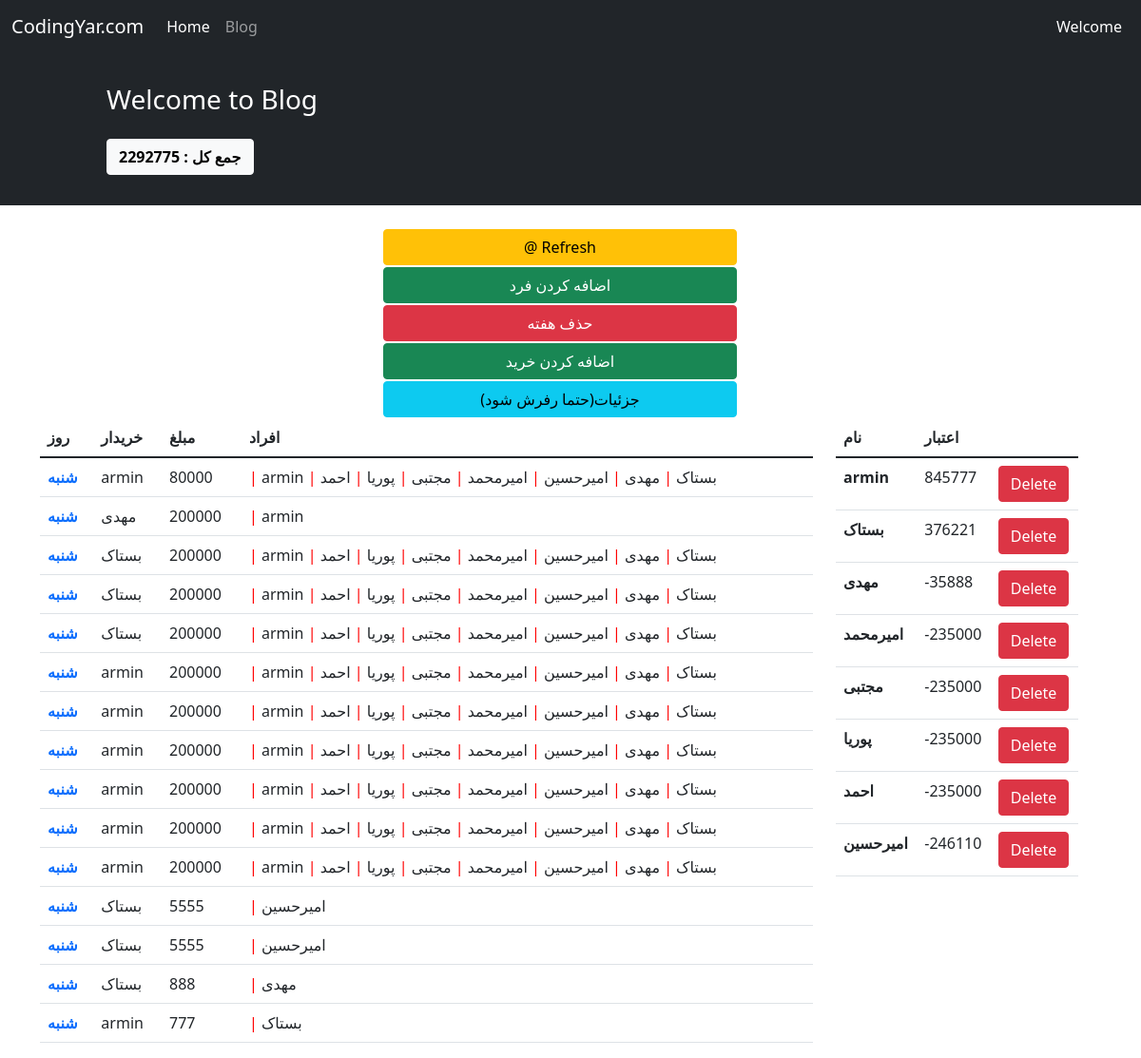
Screenshot of /17/refresh/ with the database file from the repository.
### hesab/models.py (models this page shows, shortened)
class Shopping(models.Model):
    CHOICES = (('0', 'شنبه'),
               ('1', 'یکشنبه'),
               ('2', 'دوشنبه'),
               ('3', 'سه شنبه'),
               ('4', 'چهارشنبه'),
               ('5', 'پنج شنبه'),
               ('6', 'جمعه')
               )
    name = models.CharField(choices=CHOICES, max_length=100, default=0)
    week = models.ForeignKey(Week, on_delete=models.CASCADE, related_name='weekshopping', null=True)
    day = models.DateField(auto_now_add=True)
    buyer = models.ForeignKey(User, on_delete=models.CASCADE, related_name='usershopping')
    consumer = models.ManyToManyField(User,default=(1,2,3,4,5,6,7,8))
    amount = models.IntegerField()
    goods = models.CharField(max_length=500,default='غذا')

class Money(models.Model):
    user = models.ForeignKey(User, on_delete=models.CASCADE, related_name='usermoney')
    week = models.ForeignKey(Week, on_delete=models.CASCADE, related_name='weekmoney')
    money = models.IntegerField(default=0)

### hesab/views.py (the view)
# urls.py: path('<int:pk>/refresh/', views.refresh, name='refresh'),
def refresh(request, pk):
    week = Week.objects.get(id=pk)
    all_money = Money.objects.filter(week=week).order_by('-money')
    shopping = Shopping.objects.filter(week=week).order_by('name')
    moneys = Money.objects.filter(week=week)
    chosen_shopping = Shopping.objects.filter(week=week)
    m = 0
    for money in moneys:
        m+=1
        my_money = 0
        chosen_shopping_buyer = Shopping.objects.filter(week=week, buyer=money.user)
        for shop in chosen_shopping_buyer:
            my_money += int(shop.amount)
        for shop in chosen_shopping:
            numbers = shop.consumer.all().count()
            if money.user in shop.consumer.all():
                my_money -= int(shop.amount / numbers)
            Money.objects.filter(user=money.user, week=week).update(money=my_money)
    sum = 0
    for s in shopping:
        sum += s.amount
    Week.objects.filter(id=pk).update(sum=sum)
    try:
        return render(request, 'hesab/week_details.html', {'week': week, 'sum': week.sum, 'shopping': shopping,'all_money':all_money})
    except:
        return render(request, 'hesab/week_details.html', {'week': week, 'sum': week.sum, 'shopping': shopping})

### hesab/templates/hesab/week_details.html (shortened to what this page needs)
{% extends '_base.html' %}
{% block extra %}
    <p class="btn btn-light"><b>جمع کل : </b><b>{{ sum }} </b></p>
{% endblock extra %}
{% block content %}
    <div class="container mt-4">
        <div class="row">
            <div class="row">
                <div class="col-md-4"></div>
                <a class="btn btn-warning col-md-4" type="submit" href="{% url 'refresh' week.id %}"
                   style="margin: 1px">@
                    Refresh</a>
            </div>
            <div class="row">
                <div class="col-md-4"></div>
                <a class="btn btn-success col-md-4" type="submit" href="{% url 'create_money' week.id %}"
                   style="margin: 1px">اضافه
                    کردن فرد</a>
            </div>
            <div class="row">
                <div class="col-md-4"></div>
                <a class="btn btn-danger col-md-4" type="submit" href="{% url 'delete_week' week.id %}"
                   style="margin: 1px">حذف هفته</a>
            </div>
            <div class="row">
                <div class="col-md-4"></div>
                <a class="btn btn-success col-md-4" type="submit" href="{% url 'create_shopping' week.id %}"
                   style="margin: 1px">اضافه
                    کردن خرید</a>
            </div>
            <div class="row">
                <div class="col-md-4"></div>
                <a class="btn btn-info col-md-4" type="submit" href="{% url 'last_hesab_refresh' week.id %}"
                   style="margin: 1px">(حتما رفرش شود)جزئیات
                </a>
            </div>
            <div class=" row">
                <div class="col-9">
                    <table class="table table-hover">
                        <thead>
                        <tr>
                            <th scope="col"> روز</th>
                            <th scope="col">خریدار</th>
                            <th scope="col">مبلغ</th>
                            <th scope="col">افراد</th>
                        </tr>
                        </thead>
                        <tbody>
                        <tr>
                            {% for day in shopping %}
                                    <th scope="row">
                                <a href="{% url 'delete_shopping' day.id %}" style="text-decoration: none">
                                        {{ day.get_name_display }}
                                </a>
                                    </th>
                                    <td>{{ day.buyer }}</td>
                                    <td>{{ day.amount }}</td>
                                    <td>
                                        {% for con in day.consumer.all %}
                                            <span style="color:red"> | </span> {{ con.username }}
                                        {% endfor %}
                                    </td>
                                </tr>
                            {% endfor %}
                        </tbody>
                    </table>
                </div>
                <div class="col-3">
                    <table class="table">
                        <thead>
                        <tr>
                            <th scope="col">نام</th>
                            <th scope="col">اعتبار</th>
                        </tr>
                        </thead>
                        <tbody>
                        {% for mon in all_money %}
                            <tr>
                                <th scope="row">{{ mon.user }}</th>
                                <td>
                                    {% if mon.money == 0 %}
                                        0
                                    {% else %}
                                        {{ mon.money }}
                                    {% endif %}
                                </td>
                                <td>
                                    <a href="{% url 'delete_money' mon.id %}" class="btn btn-danger">Delete</a>
                                </td>
                            </tr>
                        {% endfor %}
                        </tbody>
                    </table>
                </div>
            </div>
{% endblock content %}

### rows the page displays
Shopping: name "شنبه", buyer "armin", amount "80000"
Shopping: name "شنبه", buyer "مهدی", amount "200000"
Shopping: name "شنبه", buyer "بستاک", amount "200000"
Shopping: name "شنبه", buyer "بستاک", amount "200000"
Shopping: name "شنبه", buyer "بستاک", amount "200000"
Shopping: name "شنبه", buyer "armin", amount "200000"
Shopping: name "شنبه", buyer "armin", amount "200000"
Shopping: name "شنبه", buyer "armin", amount "200000"
Shopping: name "شنبه", buyer "armin", amount "200000"
Shopping: name "شنبه", buyer "armin", amount "200000"
Shopping: name "شنبه", buyer "armin", amount "200000"
Shopping: name "شنبه", buyer "بستاک", amount "5555"
Shopping: name "شنبه", buyer "بستاک", amount "5555"
Shopping: name "شنبه", buyer "بستاک", amount "888"
Shopping: name "شنبه", buyer "armin", amount "777"
Money: user "armin", money "845777"
Money: user "بستاک", money "376221"
Money: user "مهدی", money "-35888"
Money: user "امیرمحمد", money "-235000"
Money: user "مجتبی", money "-235000"
Money: user "پوریا", money "-235000"
Money: user "احمد", money "-235000"
Money: user "امیرحسین", money "-246110"

### other values shown
{{ sum }} "2292775"
{{ con.username }} "armin"
{{ con.username }} "بستاک"
{{ con.username }} "مهدی"
{{ con.username }} "امیرحسین"
{{ con.username }} "امیرمحمد"
{{ con.username }} "مجتبی"
{{ con.username }} "پوریا"
{{ con.username }} "احمد"
